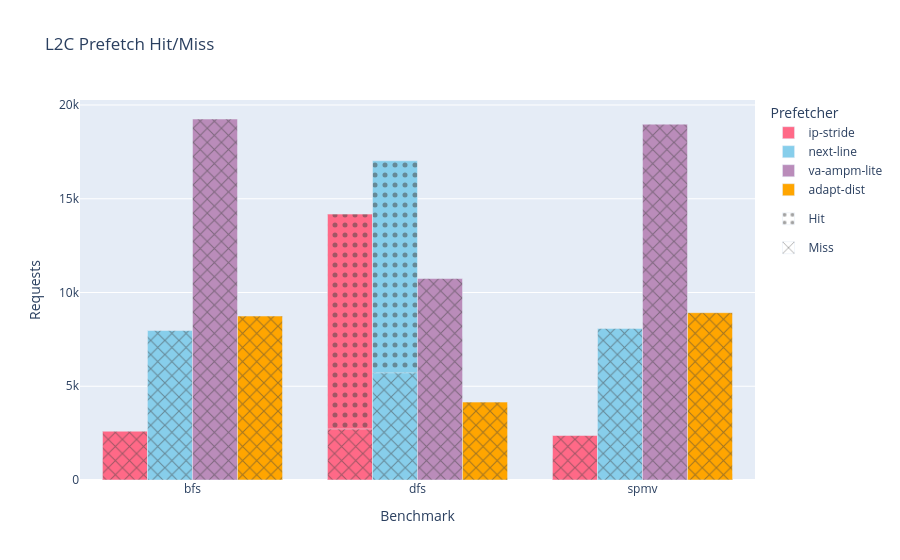

The cell this chart's notebook holds for it:
### Code cell
import plotly.graph_objects as go 

textures1 = {
    "L2_PREFETCH Hit": ".",  
    "L2_PREFETCH Miss": "x"     
}

pattern = r"L2_PREFETCH (Hit|Miss)"
df_prefetch = df_long[df_long["Metric"].str.contains(pattern, na=False)].copy()
df_prefetch = df_prefetch[df_prefetch["Prefetcher"] != "no"]

df_prefetch['Metric_Type'] = df_prefetch["Metric"].str.extract(r"(Hit|Miss)")
prefetcher_colors={
    "ip-stride": "rgb(255, 105, 135)",  
    "next-line": "rgb(135, 206, 235)",  
    "va-ampm-lite": "rgb(186, 140, 186)",
    "adapt-dist": "rgb(255, 165, 0)",
    # "no": "rgb(144, 238, 144)"
}
data = []

for prefetcher in df_prefetch["Prefetcher"].unique():
    for metric_type in df_prefetch['Metric_Type'].unique():
        metric_data = df_prefetch[(df_prefetch["Prefetcher"] == prefetcher) & 
                                  (df_prefetch["Metric_Type"] == metric_type)]
        
        if metric_data.empty:
            continue
        
        x_data = metric_data["Benchmark"]
        y_data = metric_data["Value"]
        
        data.append(
            go.Bar(
                x=x_data,
                y=y_data,
                hovertext=f"{prefetcher}<br>{metric_type}",
                marker=dict(
                    color=prefetcher_colors.get(prefetcher, "gray"), 
                    pattern_shape=textures1.get(f"L2_PREFETCH {metric_type}", "")  
                ),
                offsetgroup=prefetcher,
                legendgroup=prefetcher,
                showlegend=False
            )
        )

for prefetcher, color in prefetcher_colors.items():
    data.append(
        go.Bar(
            x=[None], y=[None],  
            name=f"{prefetcher}", 
            marker=dict(
                color=color,  
                pattern_shape=None  
            ),
            showlegend=True, 
            legendgroup="Prefetcher",  
        )
    )

for metric_type, texture in textures1.items():
    metric_type_clean = metric_type.replace("L2_PREFETCH ", "")
    data.append(
        go.Bar(
            x=[None], y=[None],
            name=f"{metric_type_clean}",  
            marker=dict(
                pattern_shape=texture, 
                color='rgba(255,255,255,0)' 
            ),
            showlegend=True,
            legendgroup=metric_type, 
        )
    )

layout = go.Layout(
    title='L2C Prefetch Hit/Miss',
    xaxis=dict(title='Benchmark'),
    yaxis=dict(title='Requests'),
    barmode='group', 
    legend=dict(title="Prefetcher")
)

fig = go.Figure(data=data, layout=layout)
fig.show()

### Figure 1 — Plotly figure (JSON) as saved in the notebook; plotly's stock layout.template omitted (floating-point values rounded to 4 significant figures)
{"data": [{"hovertext": "ip-stride<br>Hit", "legendgroup": "ip-stride", "marker": {"color": "rgb(255, 105, 135)", "pattern": {"shape": "."}}, "offsetgroup": "ip-stride", "showlegend": false, "type": "bar", "x": ["bfs", "dfs", "spmv"], "y": [1156.0, 14180.0, 1306.0]}, {"hovertext": "ip-stride<br>Miss", "legendgroup": "ip-stride", "marker": {"color": "rgb(255, 105, 135)", "pattern": {"shape": "x"}}, "offsetgroup": "ip-stride", "showlegend": false, "type": "bar", "x": ["bfs", "dfs", "spmv"], "y": [2602.0, 2721.0, 2375.0]}, {"hovertext": "next-line<br>Hit", "legendgroup": "next-line", "marker": {"color": "rgb(135, 206, 235)", "pattern": {"shape": "."}}, "offsetgroup": "next-line", "showlegend": false, "type": "bar", "x": ["bfs", "dfs", "spmv"], "y": [7654.0, 17030.0, 5517.0]}, {"hovertext": "next-line<br>Miss", "legendgroup": "next-line", "marker": {"color": "rgb(135, 206, 235)", "pattern": {"shape": "x"}}, "offsetgroup": "next-line", "showlegend": false, "type": "bar", "x": ["bfs", "dfs", "spmv"], "y": [7973.0, 5716.0, 8085.0]}, {"hovertext": "va-ampm-lite<br>Hit", "legendgroup": "va-ampm-lite", "marker": {"color": "rgb(186, 140, 186)", "pattern": {"shape": "."}}, "offsetgroup": "va-ampm-lite", "showlegend": false, "type": "bar", "x": ["bfs", "dfs", "spmv"], "y": [6697.0, 7654.0, 6611.0]}, {"hovertext": "va-ampm-lite<br>Miss", "legendgroup": "va-ampm-lite", "marker": {"color": "rgb(186, 140, 186)", "pattern": {"shape": "x"}}, "offsetgroup": "va-ampm-lite", "showlegend": false, "type": "bar", "x": ["bfs", "dfs", "spmv"], "y": [19250.0, 10750.0, 18980.0]}, {"hovertext": "adapt-dist<br>Hit", "legendgroup": "adapt-dist", "marker": {"color": "rgb(255, 165, 0)", "pattern": {"shape": "."}}, "offsetgroup": "adapt-dist", "showlegend": false, "type": "bar", "x": ["bfs", "dfs", "spmv"], "y": [484.0, 4039.0, 337.0]}, {"hovertext": "adapt-dist<br>Miss", "legendgroup": "adapt-dist", "marker": {"color": "rgb(255, 165, 0)", "pattern": {"shape": "x"}}, "offsetgroup": "adapt-dist", "showlegend": false, "type": "bar", "x": ["bfs", "dfs", "spmv"], "y": [8744.0, 4154.0, 8923.0]}, {"legendgroup": "Prefetcher", "marker": {"color": "rgb(255, 105, 135)"}, "name": "ip-stride", "showlegend": true, "type": "bar", "x": [null], "y": [null]}, {"legendgroup": "Prefetcher", "marker": {"color": "rgb(135, 206, 235)"}, "name": "next-line", "showlegend": true, "type": "bar", "x": [null], "y": [null]}, {"legendgroup": "Prefetcher", "marker": {"color": "rgb(186, 140, 186)"}, "name": "va-ampm-lite", "showlegend": true, "type": "bar", "x": [null], "y": [null]}, {"legendgroup": "Prefetcher", "marker": {"color": "rgb(255, 165, 0)"}, "name": "adapt-dist", "showlegend": true, "type": "bar", "x": [null], "y": [null]}, {"legendgroup": "L2_PREFETCH Hit", "marker": {"color": "rgba(255,255,255,0)", "pattern": {"shape": "."}}, "name": "Hit", "showlegend": true, "type": "bar", "x": [null], "y": [null]}, {"legendgroup": "L2_PREFETCH Miss", "marker": {"color": "rgba(255,255,255,0)", "pattern": {"shape": "x"}}, "name": "Miss", "showlegend": true, "type": "bar", "x": [null], "y": [null]}], "layout": {"barmode": "group", "legend": {"title": {"text": "Prefetcher"}}, "title": {"text": "L2C Prefetch Hit/Miss"}, "xaxis": {"title": {"text": "Benchmark"}}, "yaxis": {"title": {"text": "Requests"}}}}
